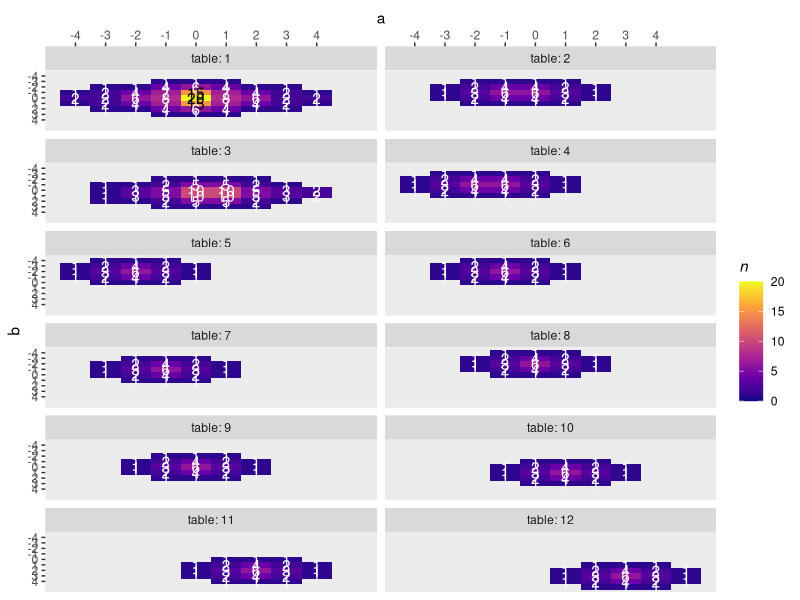
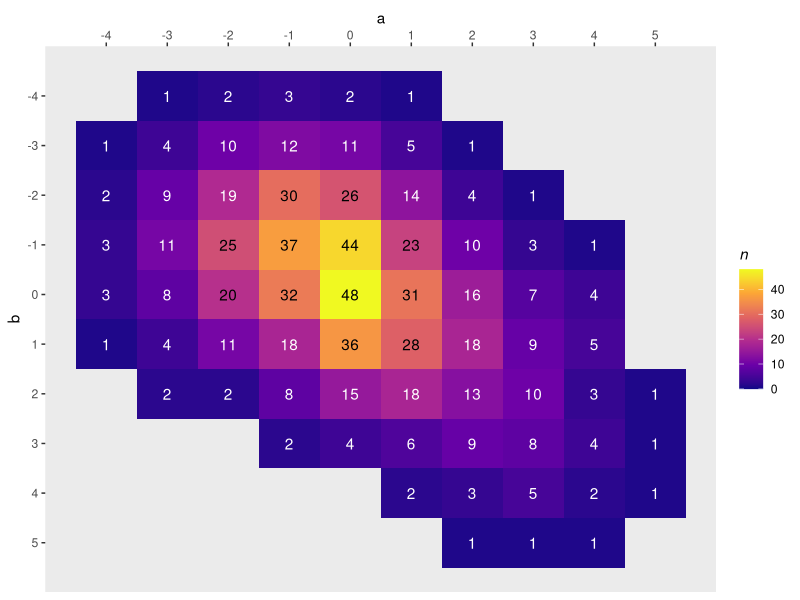
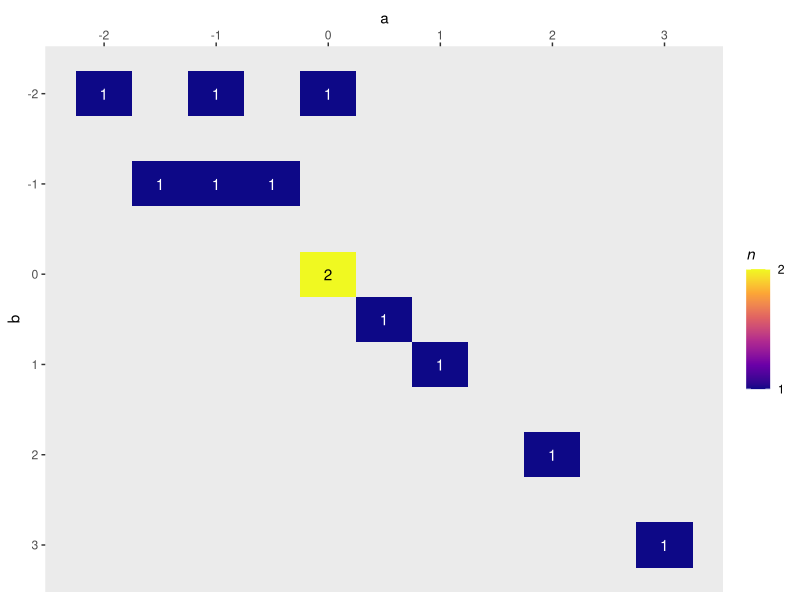

The R source for these figures, in order:
## ---- chunk 1
knitr::opts_chunk$set(fig.retina = 2.5)
## ---- chunk 2
library(tidyverse)

# table I
t1 <-
  tribble(
  ~a, ~b, ~n,
  -1, -3, 1,
  0, -3, 1,
  1, -3, 1,
  
  -3, -2, 1,
  -2, -2, 1,
  -1, -2, 4,
  0, -2, 6,
  1, -2, 4,
  2, -2, 1,
  3, -2, 1,
  
  -4, -1, 1,
  -3, -1, 2,
  -2, -1, 4,
  -1, -1, 7,
  0, -1, 15,
  1, -1, 7,
  2, -1, 4,
  3, -1, 2,
  4, -1, 1,
  
  -4, 0, 2,
  -3, 0, 2,
  -2, 0, 6,
  -1, 0, 8,
  0, 0, 20,
  1, 0, 8,
  2, 0, 6,
  3, 0, 2,
  4, 0, 2,
  
  -4, 1, 1,
  -3, 1, 2,
  -2, 1, 4,
  -1, 1, 7,
  0, 1, 15,
  1, 1, 7,
  2, 1, 4,
  3, 1, 2,
  4, 1, 1,
  
  -3, 2, 1,
  -2, 2, 1,
  -1, 2, 4,
  0, 2, 6,
  1, 2, 4,
  2, 2, 1,
  3, 2, 1,
  
  -1, 3, 1,
  0, 3, 1,
  1, 3, 1
) 

# table II

t2 <-
  tribble(
  ~a, ~b, ~n,
  -2, -3, 1,
  -1, -3, 1,
  0, -3, 1,
  1, -3, 1,
  
  -3, -2, 1,
  -2, -2, 2,
  -1, -2, 4,
  0, -2, 4,
  1, -2, 2,
  2, -2, 1,
  
  -3, -1, 1,
  -2, -1, 3,
  -1, -1, 6,
  0, -1, 6,
  1, -1, 3,
  2, -1, 1,
  
  -3, 0, 1,
  -2, 0, 2,
  -1, 0, 4,
  0, 0, 4,
  1, 0, 2,
  2, 0, 1,
  
  -2, 1, 1,
  -1, 1, 1,
  0, 1, 1,
  1, 1, 1,
) 

# table III

t3 <-
  tribble(
  ~a, ~b, ~n,
  -1, -2, 1,
  0, -2, 1,
  1, -2, 1,
  2, -2, 1,
  
  -3, -1, 1,
  -2, -1, 1,
  -1, -1, 2,
  0, -1, 5,
  1, -1, 5,
  2, -1, 2,
  3, -1, 1,
  
  -3, 0, 1,
  -2, 0, 3,
  -1, 0, 5,
  0, 0, 10,
  1, 0, 10,
  2, 0, 5,
  3, 0, 3,
  4, 0, 2,
  
  -3, 1, 1,
  -2, 1, 3,
  -1, 1, 5,
  0, 1, 10,
  1, 1, 10,
  2, 1, 5,
  3, 1, 3,
  4, 1, 2,
  
  -3, 2, 1,
  -2, 2, 1,
  -1, 2, 2,
  0, 2, 5,
  1, 2, 5,
  2, 2, 2,
  3, 2, 1,
  
  -1, 3, 1,
  0, 3, 1,
  1, 3, 1,
  2, 3, 1
) 

# table IV

t4 <-
  tribble(
  ~a, ~b, ~n,
  -3, -3, 1,
  -2, -3, 1,
  -1, -3, 1,
  0, -3, 1,
  
  -4, -2, 1,
  -3, -2, 2,
  -2, -2, 4,
  -1, -2, 4,
  0, -2, 2,
  1, -2, 1,
  
  -4, -1, 1,
  -3, -1, 3,
  -2, -1, 6,
  -1, -1, 6,
  0, -1, 3,
  1, -1, 1,
  
  -4, 0, 1,
  -3, 0, 2,
  -2, 0, 4,
  -1, 0, 4,
  0, 0, 2,
  1, 0, 1,
  
  -3, 1, 1,
  -2, 1, 1,
  -1, 1, 1,
  0, 1, 1,
) 

# table V

t5 <-
  tribble(
  ~a, ~b, ~n,
  -3, -4, 1,
  -2, -4, 1,
  -1, -4, 1,
  
  -4, -3, 1,
  -3, -3, 2,
  -2, -3, 4,
  -1, -3, 2,
  0, -3, 1,
  
  -4, -2, 1,
  -3, -2, 3,
  -2, -2, 6,
  -1, -2, 3,
  0, -2, 1,
  
  -4, -1, 1,
  -3, -1, 2,
  -2, -1, 4,
  -1, -1, 2,
  0, -1, 1,
  
  -3, 0, 1,
  -2, 0, 1,
  -1, 0, 1
) 

# table VI

t6 <-
  tribble(
  ~a, ~b, ~n,
  -2, -4, 1,
  -1, -4, 1,
  0, -4, 1,
  
  -3, -3, 1,
  -2, -3, 2,
  -1, -3, 4,
  0, -3, 2,
  1, -3, 1,
  
  -3, -2, 1,
  -2, -2, 3,
  -1, -2, 6,
  0, -2, 3,
  1, -2, 1,
  
  -3, -1, 1,
  -2, -1, 2,
  -1, -1, 4,
  0, -1, 2,
  1, -1, 1,
  
  -2, 0, 1,
  -1, 0, 1,
  0, 0, 1
) 

# table VII

t7 <-
  tribble(
  ~a, ~b, ~n,
  -2, -3, 1,
  -1, -3, 1,
  0, -3, 1,
  
  -3, -2, 1,
  -2, -2, 2,
  -1, -2, 4,
  0, -2, 2,
  1, -2, 1,
  
  -3, -1, 1,
  -2, -1, 3,
  -1, -1, 6,
  0, -1, 3,
  1, -1, 1,
  
  -3, 0, 1,
  -2, 0, 2,
  -1, 0, 4,
  0, 0, 2,
  1, 0, 1,
  
  -2, 1, 1,
  -1, 1, 1,
  0, 1, 1
) 

# table VIII

t8 <-
  tribble(
  ~a, ~b, ~n,
  -1, -4, 1,
  0, -4, 1,
  1, -4, 1,
  
  -2, -3, 1,
  -1, -3, 2,
  0, -3, 4,
  1, -3, 2,
  2, -3, 1,
  
  -2, -2, 1,
  -1, -2, 3,
  0, -2, 6,
  1, -2, 3,
  2, -2, 1,
  
  -2, -1, 1,
  -1, -1, 2,
  0, -1, 4,
  1, -1, 2,
  2, -1, 1,
  
  -1, 0, 1,
  0, 0, 1,
  1, 0, 1
) 

# table IX

t9 <-
  tribble(
  ~a, ~b, ~n,
  -1, -2, 1,
  0, -2, 1,
  1, -2, 1,
  
  -2, -1, 1,
  -1, -1, 2,
  0, -1, 4,
  1, -1, 2,
  2, -1, 1,
  
  -2, 0, 1,
  -1, 0, 3,
  0, 0, 6,
  1, 0, 3,
  2, 0, 1,
  
  -2, 1, 1,
  -1, 1, 2,
  0, 1, 4,
  1, 1, 2,
  2, 1, 1,
  
  -1, 2, 1,
  0, 2, 1,
  1, 2, 1
) 

# table X

t10 <-
  tribble(
  ~a, ~b, ~n,
  0, -1, 1,
  1, -1, 1,
  2, -1, 1,
  
  -1, 0, 1,
  0, 0, 2,
  1, 0, 4,
  2, 0, 2,
  3, 0, 1,
  
  -1, 1, 1,
  0, 1, 3,
  1, 1, 6,
  2, 1, 3,
  3, 1, 1,
  
  -1, 2, 1,
  0, 2, 2,
  1, 2, 4,
  2, 2, 2,
  3, 2, 1,
  
  0, 3, 1,
  1, 3, 1,
  2, 3, 1
) 

# table XI

t11 <-
  tribble(
  ~a, ~b, ~n,
  1, 0, 1,
  2, 0, 1,
  3, 0, 1,
  
  0, 1, 1,
  1, 1, 2,
  2, 1, 4,
  3, 1, 2,
  4, 1, 1,
  
  0, 2, 1,
  1, 2, 3,
  2, 2, 6,
  3, 2, 3,
  4, 2, 1,
  
  0, 3, 1,
  1, 3, 2,
  2, 3, 4,
  3, 3, 2,
  4, 3, 1,
  
  1, 4, 1,
  2, 4, 1,
  3, 4, 1
) 

# table XII

t12 <-
  tribble(
  ~a, ~b, ~n,
  2, 1, 1,
  3, 1, 1,
  4, 1, 1,
  
  1, 2, 1,
  2, 2, 2,
  3, 2, 4,
  4, 2, 2,
  5, 2, 1,
  
  1, 3, 1,
  2, 3, 3,
  3, 3, 6,
  4, 3, 3,
  5, 3, 1,
  
  1, 4, 1,
  2, 4, 2,
  3, 4, 4,
  4, 4, 2,
  5, 4, 1,
  
  2, 5, 1,
  3, 5, 1,
  4, 5, 1
) 
## ---- chunk 3
t13 <-
  bind_rows(
  t1  %>% mutate(t = 1),
  t2  %>% mutate(t = 2),
  t3  %>% mutate(t = 3),
  t4  %>% mutate(t = 4),
  t5  %>% mutate(t = 5),
  t6  %>% mutate(t = 6),
  t7  %>% mutate(t = 7),
  t8  %>% mutate(t = 8),
  t9  %>% mutate(t = 9),
  t10 %>% mutate(t = 10),
  t11 %>% mutate(t = 11),
  t12 %>% mutate(t = 12)
) 
## ---- chunk 4
t13 %>% 
  mutate(table = t) %>% 
  
  ggplot(aes(x = a, y = b)) +
  geom_tile(aes(fill = n)) +
  geom_text(aes(label = n, color = n < 11),
            show.legend = F) +
  scale_fill_viridis_c(expression(italic(n)), option = "C", limits = c(0, NA)) +
  scale_color_manual(values = c("black", "white")) +
  scale_x_continuous(breaks = -4:4, position = "top") +
  scale_y_continuous(breaks = -4:4, trans = "reverse") +
  theme(panel.grid = element_blank()) +
  facet_wrap(~table, ncol = 2, labeller = label_both)
## ---- chunk 5
t13 %>% 
  uncount(n) %>% 
  group_by(t) %>% 
  summarise(r = cor(a, b))
## ---- chunk 6
t13 %>% 
  uncount(n) %>% 
  group_by(a, b) %>% 
  count() %>% 
  
  ggplot(aes(x = a, y = b)) +
  geom_tile(aes(fill = n)) +
  geom_text(aes(label = n, color = n < 20),
            show.legend = F) +
  scale_fill_viridis_c(expression(italic(n)), option = "C", limits = c(0, NA)) +
  scale_color_manual(values = c("black", "white")) +
  scale_x_continuous(breaks = -4:5, position = "top") +
  scale_y_continuous(breaks = -4:5, trans = "reverse") +
  theme(panel.grid = element_blank())
## ---- chunk 7
t13 %>% 
  uncount(n) %>% 
  summarise(r = cor(a, b))
## ---- chunk 8
t13 %>%
  uncount(n) %>% 
  group_by(t) %>% 
  summarise(a = mean(a),
            b = mean(b)) %>% 
  count(a, b) %>% 
  
  ggplot(aes(x = a, y = b)) +
  geom_tile(aes(fill = n)) +
  geom_text(aes(label = n, color = n < 2),
            show.legend = F) +
  scale_fill_viridis_c(expression(italic(n)), option = "C", breaks = 1:2) +
  scale_color_manual(values = c("black", "white")) +
  scale_x_continuous(breaks = -4:5, position = "top") +
  scale_y_continuous(breaks = -4:5, trans = "reverse") +
  theme(panel.grid = element_blank())
## ---- chunk 9
t13 %>%
  uncount(n) %>% 
  group_by(t) %>% 
  summarise(mu_a = mean(a),
            mu_b = mean(b)) %>% 
  summarise(r = cor(mu_a, mu_b))
## ---- chunk 10
sessionInfo()
